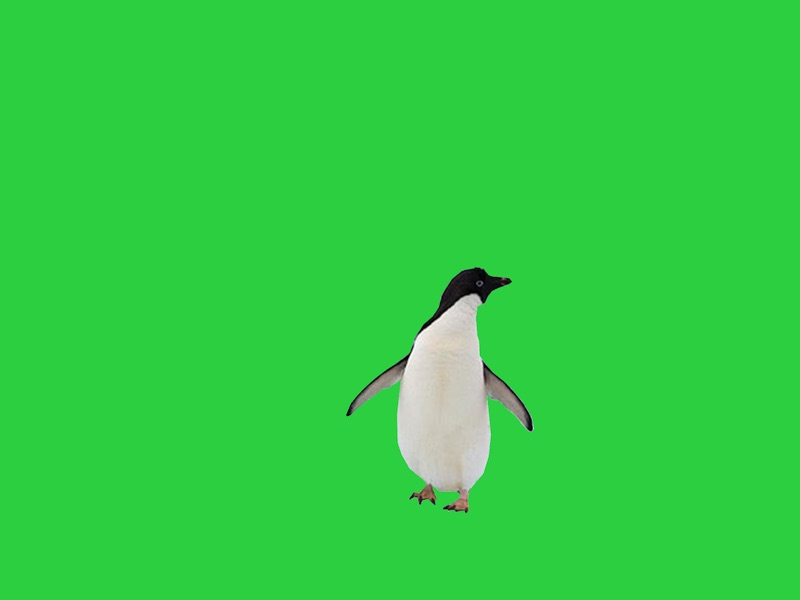
#> input picture penguin.jpg, 800 x 600 px
$ python 08_Assignment.py
#> lines starting #> are read from the running program, lines starting #| are printed output that depends on the picture
# 08 Prove: Assignment
# Jaelee

from PIL import Image
# open and load images
image_penguin = Image.open("penguin.jpg")
#> image_penguin is the input picture: PIL image 800x600 RGB; mean R, G, B 49, 205.6, 67.8
image_snow = Image.open("snowscape.jpg")
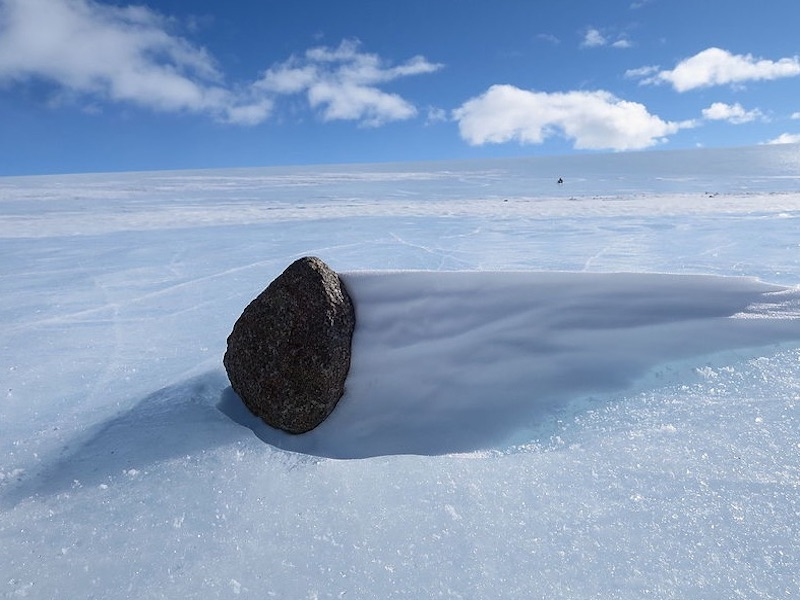
#> input picture snowscape.jpg, 800 x 600 px
#> image_snow is the input picture: PIL image 800x600 RGB; mean R, G, B 137.7, 160.8, 192.7
image_new = Image.new("RGB", image_snow.size)
#> image_new: PIL image 800x600 RGB; every value is 0
pixels_penguin = image_penguin.load()
pixels_snow = image_snow.load()
pixels_new = image_new.load()

width,  height = image_snow.size
#> width = 800; height = 600
color = pixels_penguin[1, 1]
#> color = (44, 207, 64)

# set colors
for x in range(0, width):
    for y in range(0, height):
        (r,g,b) = pixels_penguin[x, y]
        if r <= 200 and g >= 100 and b <= 50:
            pixels_penguin[x, y] = pixels_snow[x, y]
        elif r <= 150 and g >= 150 and b <= 100:
            pixels_penguin[x, y] = pixels_snow[x, y]

        pixels_new[x, y] = pixels_penguin[x, y]

# save and show new image
image_new.save("the_file_goes_here.jpg")
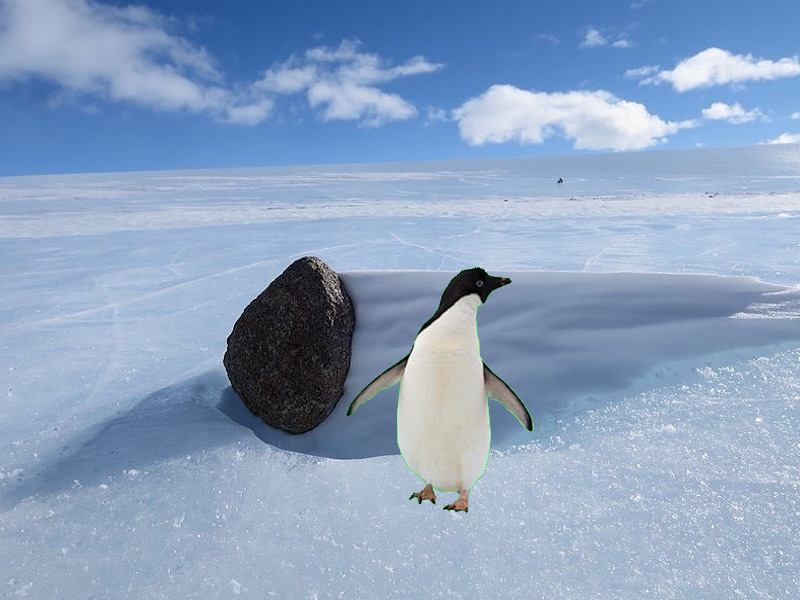
#> saved as the_file_goes_here.jpg: PIL image 800x600 RGB; mean R, G, B 139.6, 162, 192.4
image_new.show()
